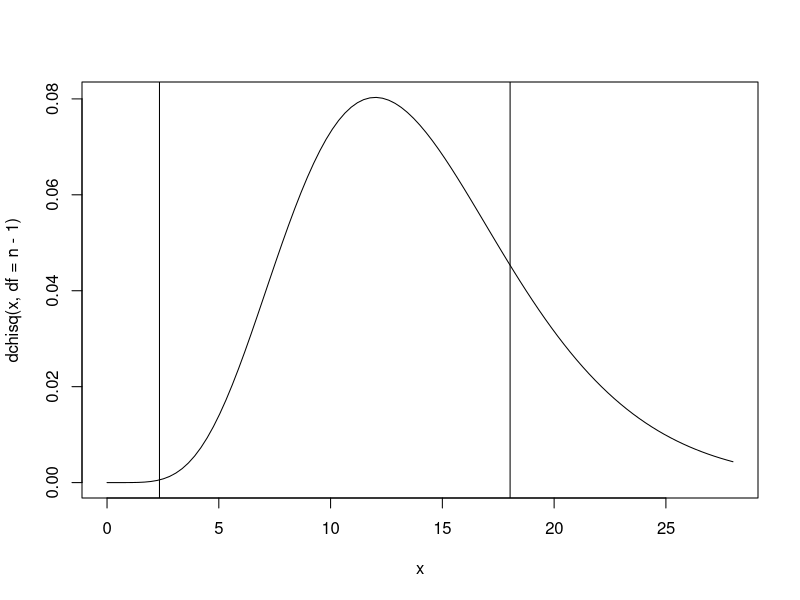

Generate this figure with R:
y<-scan("ex-ci.txt")
y

mean(y) #stima
#4.21...


mean(y) + c(-1,1)*0.8



n<-length(y)
n

alpha<-0.01 #1%

limite_inferiore <- (n-1)*var(y)/qchisq(1-alpha/2,n-1)
limite_superiore <- (n-1)*var(y)/qchisq(alpha/2,n-1)
c(limite_inferiore,limite_superiore)

curve(dchisq(x,df=n-1),from=0,to=2*(n-1))
abline(v = limite_inferiore)
abline(v = limite_superiore)
c(1-alpha/2,alpha/2)
